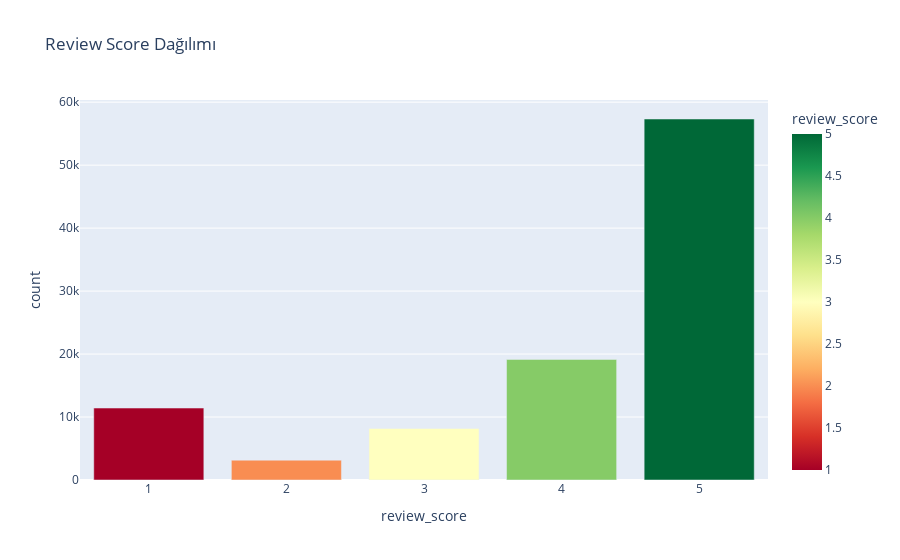

This figure's notebook cell:
### Markdown cell above
## Adım 4: Review Score Analizi

### Code cell
query = """
SELECT review_score, COUNT(*) as count
FROM order_reviews
GROUP BY review_score
ORDER BY review_score
"""

with engine.connect() as conn:
    reviews = pd.read_sql(text(query), conn)

fig = px.bar(reviews, x='review_score', y='count',
             title='Review Score Dağılımı',
             color='review_score', color_continuous_scale='RdYlGn')
fig.show()

low_score_rate = reviews[reviews['review_score'] <= 2]['count'].sum() / reviews['count'].sum() * 100
print(f"Düşük Puan Oranı (1-2): {low_score_rate:.1f}%")

### Figure 1 — Plotly figure (JSON) as saved in the notebook; plotly's stock layout.template omitted (floating-point values rounded to 4 significant figures)
{"data": [{"hovertemplate": "review_score=%{marker.color}<br>count=%{y}<extra></extra>", "legendgroup": "", "marker": {"color": [1, 2, 3, 4, 5], "coloraxis": "coloraxis", "pattern": {"shape": ""}}, "name": "", "orientation": "v", "showlegend": false, "textposition": "auto", "type": "bar", "x": [1, 2, 3, 4, 5], "xaxis": "x", "y": [11424, 3151, 8179, 19142, 57328], "yaxis": "y"}], "layout": {"barmode": "relative", "coloraxis": {"colorbar": {"title": {"text": "review_score"}}, "colorscale": [[0, "rgb(165,0,38)"], [0.1, "rgb(215,48,39)"], [0.2, "rgb(244,109,67)"], [0.3, "rgb(253,174,97)"], [0.4, "rgb(254,224,139)"], [0.5, "rgb(255,255,191)"], [0.6, "rgb(217,239,139)"], [0.7, "rgb(166,217,106)"], [0.8, "rgb(102,189,99)"], [0.9, "rgb(26,152,80)"], [1, "rgb(0,104,55)"]]}, "legend": {"tracegroupgap": 0}, "title": {"text": "Review Score Dağılımı"}, "xaxis": {"anchor": "y", "domain": [0, 1], "title": {"text": "review_score"}}, "yaxis": {"anchor": "x", "domain": [0, 1], "title": {"text": "count"}}}}
